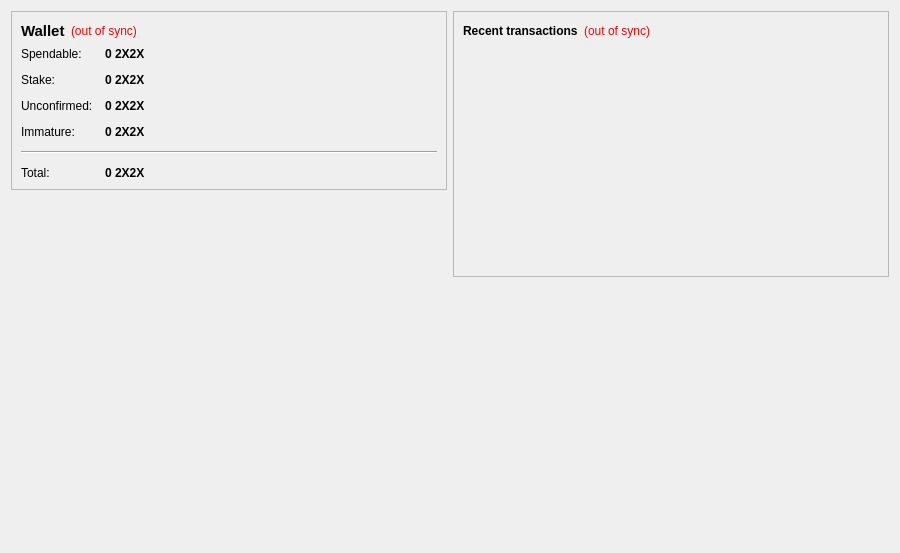
<?xml version="1.0" encoding="UTF-8"?>
<ui version="4.0">
 <class>OverviewPage</class>
 <widget class="QWidget" name="OverviewPage">
  <property name="geometry">
   <rect>
    <x>0</x>
    <y>0</y>
    <width>900</width>
    <height>553</height>
   </rect>
  </property>
  <property name="windowTitle">
   <string>Form</string>
  </property>
  <layout class="QHBoxLayout" name="horizontalLayout" stretch="1,1">
   <item>
    <layout class="QVBoxLayout" name="verticalLayout_2">
     <item>
      <widget class="QFrame" name="frame">
       <property name="frameShape">
        <enum>QFrame::StyledPanel</enum>
       </property>
       <property name="frameShadow">
        <enum>QFrame::Raised</enum>
       </property>
       <layout class="QVBoxLayout" name="verticalLayout_4">
        <item>
         <layout class="QHBoxLayout" name="horizontalLayout_4">
          <item>
           <widget class="QLabel" name="label_5">
            <property name="font">
             <font>
              <pointsize>11</pointsize>
              <weight>75</weight>
              <bold>true</bold>
             </font>
            </property>
            <property name="text">
             <string>Wallet</string>
            </property>
           </widget>
          </item>
          <item>
           <widget class="QLabel" name="labelWalletStatus">
            <property name="toolTip">
             <string>The displayed information may be out of date. Your wallet automatically synchronizes with the 2X2 network after a connection is established, but this process has not completed yet.</string>
            </property>
            <property name="styleSheet">
             <string notr="true">QLabel { color: red; }</string>
            </property>
            <property name="text">
             <string notr="true">(out of sync)</string>
            </property>
            <property name="alignment">
             <set>Qt::AlignLeading|Qt::AlignLeft|Qt::AlignVCenter</set>
            </property>
           </widget>
          </item>
          <item>
           <spacer name="horizontalSpacer_2">
            <property name="orientation">
             <enum>Qt::Horizontal</enum>
            </property>
            <property name="sizeHint" stdset="0">
             <size>
              <width>40</width>
              <height>20</height>
             </size>
            </property>
           </spacer>
          </item>
         </layout>
        </item>
        <item>
         <layout class="QFormLayout" name="formLayout_2">
          <property name="fieldGrowthPolicy">
           <enum>QFormLayout::AllNonFixedFieldsGrow</enum>
          </property>
          <property name="horizontalSpacing">
           <number>12</number>
          </property>
          <property name="verticalSpacing">
           <number>12</number>
          </property>
          <item row="0" column="0">
           <widget class="QLabel" name="label">
            <property name="text">
             <string>Spendable:</string>
            </property>
           </widget>
          </item>
          <item row="0" column="1">
           <widget class="QLabel" name="labelBalance">
            <property name="font">
             <font>
              <weight>75</weight>
              <bold>true</bold>
             </font>
            </property>
            <property name="cursor">
             <cursorShape>IBeamCursor</cursorShape>
            </property>
            <property name="toolTip">
             <string>Your current spendable balance</string>
            </property>
            <property name="text">
             <string notr="true">0 2X2X</string>
            </property>
            <property name="textInteractionFlags">
             <set>Qt::LinksAccessibleByMouse|Qt::TextSelectableByKeyboard|Qt::TextSelectableByMouse</set>
            </property>
           </widget>
          </item>
          <item row="1" column="0">
           <widget class="QLabel" name="label_6">
            <property name="text">
             <string>Stake:</string>
            </property>
           </widget>
          </item>
          <item row="1" column="1">
           <widget class="QLabel" name="labelStake">
            <property name="font">
             <font>
              <weight>75</weight>
              <bold>true</bold>
             </font>
            </property>
            <property name="cursor">
             <cursorShape>IBeamCursor</cursorShape>
            </property>
            <property name="toolTip">
             <string>Total of coins that were staked, and do not yet count toward the current balance</string>
            </property>
            <property name="text">
             <string notr="true">0 2X2X</string>
            </property>
            <property name="textInteractionFlags">
             <set>Qt::LinksAccessibleByMouse|Qt::TextSelectableByKeyboard|Qt::TextSelectableByMouse</set>
            </property>
           </widget>
          </item>
          <item row="2" column="0">
           <widget class="QLabel" name="label_3">
            <property name="text">
             <string>Unconfirmed:</string>
            </property>
           </widget>
          </item>
          <item row="2" column="1">
           <widget class="QLabel" name="labelUnconfirmed">
            <property name="font">
             <font>
              <weight>75</weight>
              <bold>true</bold>
             </font>
            </property>
            <property name="cursor">
             <cursorShape>IBeamCursor</cursorShape>
            </property>
            <property name="toolTip">
             <string>Total of transactions that have yet to be confirmed, and do not yet count toward the current balance</string>
            </property>
            <property name="text">
             <string notr="true">0 2X2X</string>
            </property>
            <property name="textInteractionFlags">
             <set>Qt::LinksAccessibleByMouse|Qt::TextSelectableByKeyboard|Qt::TextSelectableByMouse</set>
            </property>
           </widget>
          </item>
          <item row="3" column="0">
           <widget class="QLabel" name="labelImmatureText">
            <property name="text">
             <string>Immature:</string>
            </property>
           </widget>
          </item>
          <item row="3" column="1">
           <widget class="QLabel" name="labelImmature">
            <property name="font">
             <font>
              <weight>75</weight>
              <bold>true</bold>
             </font>
            </property>
            <property name="toolTip">
             <string>Mined balance that has not yet matured</string>
            </property>
            <property name="text">
             <string notr="true">0 2X2X</string>
            </property>
            <property name="textInteractionFlags">
             <set>Qt::LinksAccessibleByMouse|Qt::TextSelectableByKeyboard|Qt::TextSelectableByMouse</set>
            </property>
           </widget>
          </item>
          <item row="4" column="0" colspan="2">
           <widget class="Line" name="line">
            <property name="orientation">
             <enum>Qt::Horizontal</enum>
            </property>
           </widget>
          </item>
          <item row="5" column="0">
           <widget class="QLabel" name="labelTotalText">
            <property name="text">
             <string>Total:</string>
            </property>
           </widget>
          </item>
          <item row="5" column="1">
           <widget class="QLabel" name="labelTotal">
            <property name="font">
             <font>
              <weight>75</weight>
              <bold>true</bold>
             </font>
            </property>
            <property name="cursor">
             <cursorShape>IBeamCursor</cursorShape>
            </property>
            <property name="toolTip">
             <string>Your current total balance</string>
            </property>
            <property name="text">
             <string notr="true">0 2X2X</string>
            </property>
            <property name="textInteractionFlags">
             <set>Qt::LinksAccessibleByMouse|Qt::TextSelectableByKeyboard|Qt::TextSelectableByMouse</set>
            </property>
           </widget>
          </item>
         </layout>
        </item>
       </layout>
      </widget>
     </item>
     <item>
      <spacer name="verticalSpacer">
       <property name="orientation">
        <enum>Qt::Vertical</enum>
       </property>
       <property name="sizeHint" stdset="0">
        <size>
         <width>20</width>
         <height>40</height>
        </size>
       </property>
      </spacer>
     </item>
     <item>
      <widget class="QLabel" name="label_2">
       <property name="autoFillBackground">
        <bool>true</bool>
       </property>
       <property name="text">
        <string/>
       </property>
       <property name="pixmap">
        <pixmap resource="../bitcoin.qrc">:/images/wallet</pixmap>
       </property>
       <property name="scaledContents">
        <bool>false</bool>
       </property>
       <property name="alignment">
        <set>Qt::AlignCenter</set>
       </property>
       <property name="margin">
        <number>0</number>
       </property>
      </widget>
     </item>
    </layout>
   </item>
   <item>
    <layout class="QVBoxLayout" name="verticalLayout_3">
     <item>
      <widget class="QFrame" name="frame_2">
       <property name="frameShape">
        <enum>QFrame::StyledPanel</enum>
       </property>
       <property name="frameShadow">
        <enum>QFrame::Raised</enum>
       </property>
       <layout class="QVBoxLayout" name="verticalLayout">
        <item>
         <layout class="QHBoxLayout" name="horizontalLayout_2">
          <item>
           <widget class="QLabel" name="label_4">
            <property name="text">
             <string>&lt;b&gt;Recent transactions&lt;/b&gt;</string>
            </property>
           </widget>
          </item>
          <item>
           <widget class="QLabel" name="labelTransactionsStatus">
            <property name="toolTip">
             <string>The displayed information may be out of date. Your wallet automatically synchronizes with the 2X2X network after a connection is established, but this process has not completed yet.</string>
            </property>
            <property name="styleSheet">
             <string notr="true">QLabel { color: red; }</string>
            </property>
            <property name="text">
             <string notr="true">(out of sync)</string>
            </property>
            <property name="alignment">
             <set>Qt::AlignRight|Qt::AlignTrailing|Qt::AlignVCenter</set>
            </property>
           </widget>
          </item>
          <item>
           <spacer name="horizontalSpacer">
            <property name="orientation">
             <enum>Qt::Horizontal</enum>
            </property>
            <property name="sizeHint" stdset="0">
             <size>
              <width>40</width>
              <height>20</height>
             </size>
            </property>
           </spacer>
          </item>
         </layout>
        </item>
        <item>
         <widget class="QListView" name="listTransactions">
          <property name="styleSheet">
           <string notr="true">QListView { background: transparent; }</string>
          </property>
          <property name="frameShape">
           <enum>QFrame::NoFrame</enum>
          </property>
          <property name="verticalScrollBarPolicy">
           <enum>Qt::ScrollBarAlwaysOff</enum>
          </property>
          <property name="horizontalScrollBarPolicy">
           <enum>Qt::ScrollBarAlwaysOff</enum>
          </property>
          <property name="selectionMode">
           <enum>QAbstractItemView::NoSelection</enum>
          </property>
         </widget>
        </item>
       </layout>
      </widget>
     </item>
     <item>
      <spacer name="verticalSpacer_2">
       <property name="orientation">
        <enum>Qt::Vertical</enum>
       </property>
       <property name="sizeHint" stdset="0">
        <size>
         <width>20</width>
         <height>40</height>
        </size>
       </property>
      </spacer>
     </item>
    </layout>
   </item>
  </layout>
 </widget>
 <resources>
  <include location="../bitcoin.qrc"/>
 </resources>
 <connections/>
</ui>
